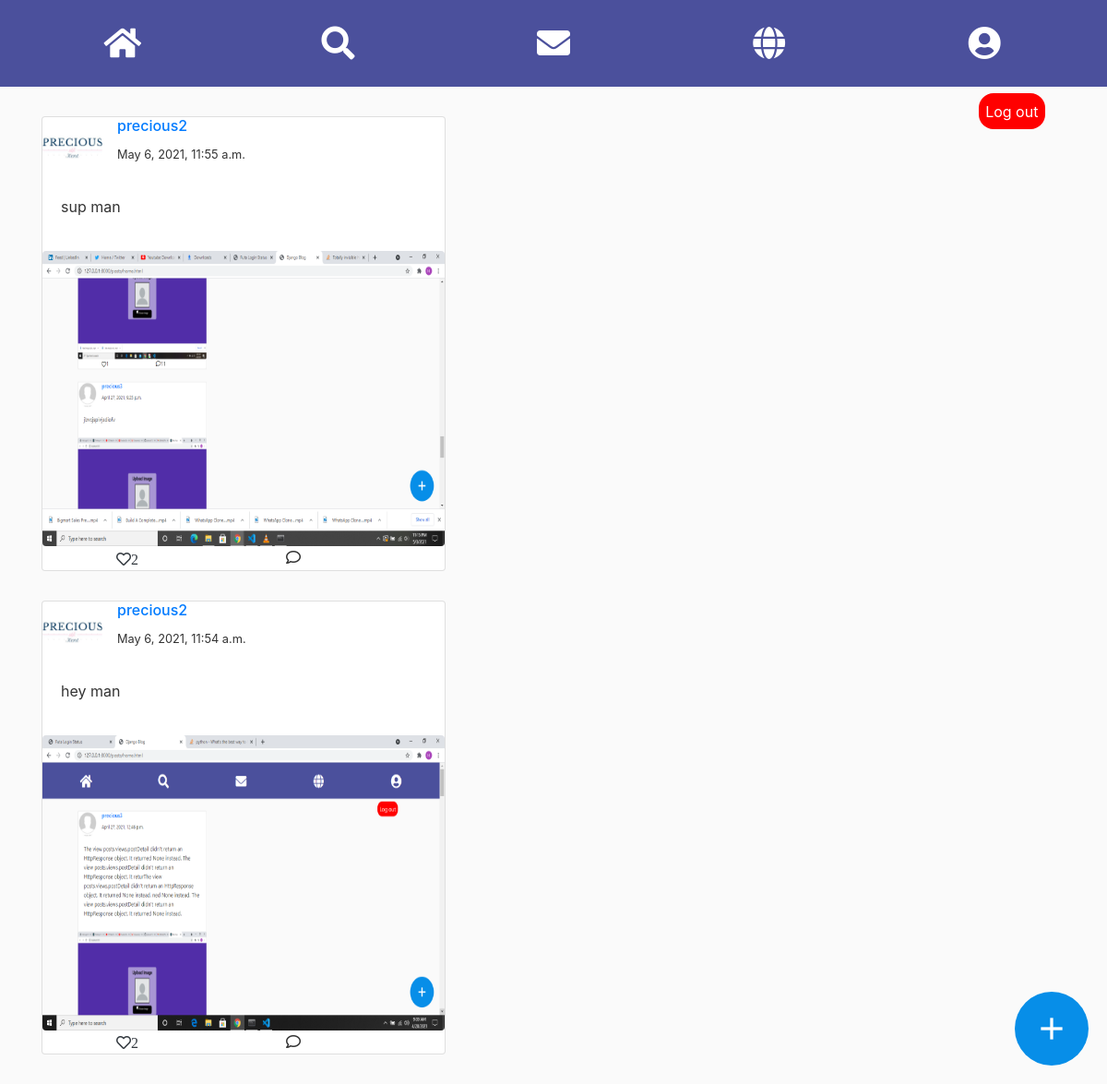
Page /posts/home.html (signed in) on the committed database.
### posts/models.py (models this page shows, shortened)
class Posts(models.Model):
	body= models.TextField()
	author=models.ForeignKey(User,on_delete=models.CASCADE)
	date_of_release= models.DateTimeField(default=timezone.now)
	post_image= models.ImageField(upload_to='post_imgs')
	like= models.ManyToManyField(User,related_name='likes', blank=True)
	like_count= models.BigIntegerField(default=0)

### users/models.py (models this page shows, shortened)
class Profile(models.Model):
	user = models.OneToOneField(User, on_delete=models.CASCADE)
	FriendsList=models.ManyToManyField("self")
	image = models.ImageField(default='default.jpg', upload_to='profile_pics')

### posts/views.py (the view, shortened to what this page needs)
# urls.py: path('posts/home.html', p_views.NewsFeed, name='posts-home'),
def NewsFeed(request):
    ArrangedPosts=queue()
    counter=1
    friends=[]
    friendpost=[]
    postsArray=[]
    postList=[]
    FriendListOne= FriendList.objects.filter(Accepter=request.user)
    FriendListTwo= FriendList.objects.filter(Added=request.user)
    for F in FriendListOne:
        friend= F.Added
        friends.append(friend)
    for F in FriendListTwo:
        friend= F.Accepter
        friends.append(friend)
    while len(friends) != 0:
        if len(friends) < 5:
            for F in friends:
                friendpost.append(F)
            for F in friendpost:
                Fposts= Posts.objects.filter(author=F)
                for post in Fposts:
                    postsArray.append(post)
            for post in postsArray:
                ArrangedPosts.enqueue(post)
            while not ArrangedPosts.isEmpty():
                postList.append(ArrangedPosts.front())
                ArrangedPosts.dequeue()
            break
    postList.reverse()
    context= {
            'postList':postList,
           }
    return render(request, 'posts/home.html', context)

### chat/custom_context_processor.py (called while the page is built)
def notifications(request):
    NumOfNotifications=0
    if request.user.is_anonymous:
        pass
    else:
        friend_requests= AddFriend.objects.filter(receiver=request.user)
        for F in friend_requests:
            NumOfNotifications += 1
    return {
        'NumOfNotifications':NumOfNotifications,
        }

### posts/Linkedlist.py (called while the page is built)
    def __getitem__(self,index):
        if index >= 0 and index < self.numItems:
            cursor = self.first.getNext()
            for i in range(index):
                cursor = cursor.getNext()
            return cursor.getItem()
        raise IndexError("LinkedList index out of range")

    def __delitem__(self,index):
    	if index > self.numItems:
    		raise IndexError("index out of range")
    	if index==self.numItems:
    		cur=self.first
    		cur1=None
    		for i in range(index):
    			cur1=cur
    			cur=cur.getNext()
    		cur1.setNext(None)
    		self.numItems-=1
    	elif self.numItems==1:
    		cursor=self.first.getNext()
    		self.first.setNext(None)
    		self.numItems-=1
    	else:
    		cursor=self.first.getNext()
    		precursor=None
    		nextcursor=None
    		for i in range(index):
    			precursor=cursor
    			cursor=cursor.getNext()
    		nextcursor=cursor.getNext()
    		if cursor == self.first.getNext():
    			precursor=self.first
    			precursor.setNext(nextcursor)
    		precursor.setNext(nextcursor)
    		self.numItems-=1

    def __len__(self):
    	return self.numItems

    def append(self,item):
        node = LinkedList.__Node(item)
        self.last.setNext(node)
        self.last = node
        self.numItems += 1

        def getItem(self):
            return self.item

        def getNext(self):
            return self.next

        def setNext(self,next):
            self.next = next

### posts/queue.py (called while the page is built)
	def dequeue(self):
		if self.isEmpty():
			raise RuntimeError("Attempt to dequeue an empty queue")
		item=self.items[self.frontIdx]
		del self.items[self.frontIdx]
		return item

	def enqueue(self,item):
		self.items.append(item)

	def front(self):
		if self.isEmpty():
			raise RuntimeError("Attempt to dequeue an empty queue")
		return self.items[self.frontIdx]

	def isEmpty(self):
		return self.frontIdx==len(self.items)

### posts/Templates/posts/home.html (shortened to what this page needs)
{% extends "posts/base.html" %}
{% block content %}
{% if user.is_authenticated %}
	<a href="{% url 'logout' %}"><button style="background:red; float:right; position:relative; left:50%;
	border-radius: 1rem; border:none; font-size:1rem; color:white; padding:1%; margin:1%;"> Log out </button></a>
{% endif %}
<a href="{% url 'post-create' %}" class="material-icons floating-btn">add</a>
{% for post in postList %}
<div class="card" style="margin: 2rem 0; width:60%; ">
	<div style="display:flex;">
	<img class="rounded-circle article-img align-baseline" src="{{ post.author.profile.image.url }}">
	<div>
	<a href="{% url 'post-detail' post.pk %}"><h6 class="align-top" >{{ post.author.username }}</a></h6><span><small>{{ post.date_of_release }}</small></span>
	</div>
	</div>
	<div class="card-body">
		<p >{{ post.body }}</p>
	</div>
	<div>
	<img class="rounded mx-auto" style="width:100%; height:20rem;" src="{{ post.post_image.url }}">
	</div>
	<div style="display:flex;">
<div style="margin-left: 5rem;"><button class="btn btn-link text-dark p-0 border-0 btn-outline-light">{% if post.like_count == 0 %}<i class="far fa-heart posts" value="{{ post.pk }}" style="background-color: white;"></i>{% else %}<i class="far fa-heart posts" value="{{ post.pk }}" style="background-color: white;">{{ post.like_count }}</i>{% endif  %}</button></div>
		<div style="margin-left: 10rem;"><i class="far fa-comment"></i></div>
	</div>
  </div>
{% endfor %}
{% endblock content %}

### posts/static/posts/main.css (style rules this page uses)
body { background: #fafafa; color: #333333; margin: 0; }
h1, h2, h3, h4, h5, h6 { color: #444444; }
.article-img { height: 65px; width: 65px; margin-right: 16px; }
.floating-btn { width: 80px; height: 80px; background: #078ee8; display: flex; align-items: center; justify-content: center; text-decoration: none; border-radius: 50%; color: #ffffff; font-size: 40px; box-shadow: 2px 2px 5px rgba(0,0,0,0,0.25); position: fixed; right: 20px; bottom: 20px; transition: background 0.25; }

### rows in the picture
Posts: author.profile.image (picture), author.username "precious2", date_of_release "May 6, 2021, 11:55 a.m.", body "sup man", post_image (picture), {{ post.pk }} 28 (drawn), like_count "2"
Posts: author.profile.image (picture), author.username "precious2", date_of_release "May 6, 2021, 11:54 a.m.", body "hey man", post_image (picture), {{ post.pk }} 27 (drawn), like_count "2"
